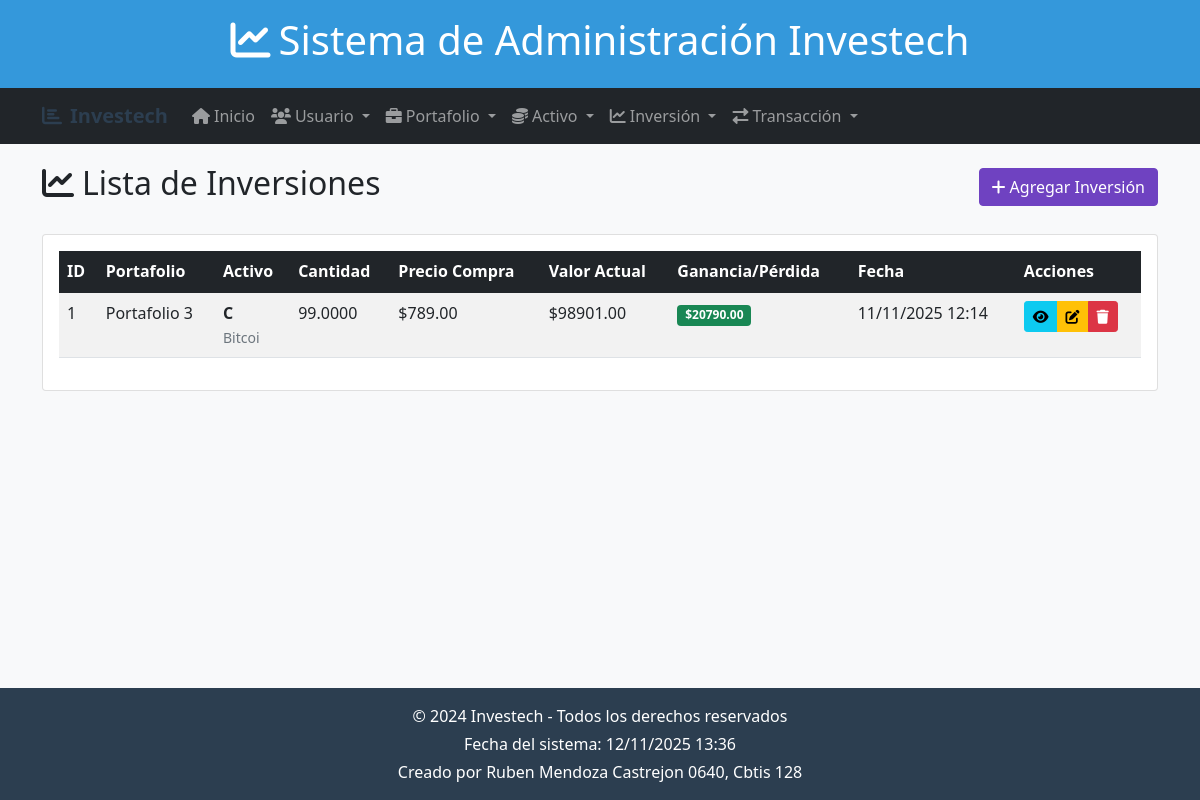
/inversiones/, run on the app's committed database.
### app_investech/models.py (models this page shows, shortened)
class Inversion(models.Model):
    portafolio = models.ForeignKey('Portafolio', on_delete=models.CASCADE, related_name='inversiones')
    activo = models.ForeignKey('Activo', on_delete=models.CASCADE, related_name='inversiones')
    cantidad = models.DecimalField(max_digits=12, decimal_places=4)
    precio_compra = models.DecimalField(max_digits=12, decimal_places=2)
    fecha = models.DateTimeField(auto_now_add=True)
    def valor_actual(self):
        return self.cantidad * self.activo.precio_actual
    def ganancia_perdida(self):
        return (self.activo.precio_actual - self.precio_compra) * self.cantidad

class Portafolio(models.Model):
    usuario = models.ForeignKey(Usuario, on_delete=models.CASCADE, related_name="portafolios")
    nombre = models.CharField(max_length=100)
    descripcion = models.TextField(blank=True)
    valor_total = models.DecimalField(max_digits=12, decimal_places=2, default=0.00)
    fecha_creacion = models.DateTimeField(auto_now_add=True)
    riesgo = models.CharField(max_length=50, choices=[('bajo', 'Bajo'), ('medio', 'Medio'), ('alto', 'Alto')])
    activos = models.ManyToManyField('Activo', related_name="portafolios")

class Activo(models.Model):
    nombre = models.CharField(max_length=100)
    tipo = models.CharField(max_length=50, choices=[
        ('accion', 'Acción'),
        ('bono', 'Bono'),
        ('cripto', 'Criptomoneda'),
        ('fondo', 'Fondo de inversión'),
        ('otro', 'Otro'),
    ])
    simbolo = models.CharField(max_length=10)
    precio_actual = models.DecimalField(max_digits=10, decimal_places=2)
    fecha_actualizacion = models.DateTimeField(auto_now=True)
    mercado = models.CharField(max_length=100)
    volatilidad = models.DecimalField(max_digits=5, decimal_places=2, help_text="Porcentaje de volatilidad")

### app_investech/views.py (the view)
# urls.py: path('inversiones/', views.inicio_inversion, name='inicio_inversion'),
def inicio_inversion(request):
    inversiones = Inversion.objects.all()
    return render(request, 'inversion/ver_inversion.html', {'inversiones': inversiones})

### app_investech/templates/inversion/ver_inversion.html (shortened to what this page needs)
{% extends 'base.html' %}
{% block content %}
<div class="d-flex justify-content-between align-items-center mb-4">
    <h2><i class="fas fa-chart-line me-2"></i>Lista de Inversiones</h2>
    <a href="{% url 'agregar_inversion' %}" class="btn btn-purple">
        <i class="fas fa-plus me-1"></i>Agregar Inversión
    </a>
</div>
<div class="card">
    <div class="card-body">
        {% if inversiones %}
        <div class="table-responsive">
            <table class="table table-striped table-hover">
                <thead class="table-dark">
                    <tr>
                        <th>ID</th>
                        <th>Portafolio</th>
                        <th>Activo</th>
                        <th>Cantidad</th>
                        <th>Precio Compra</th>
                        <th>Valor Actual</th>
                        <th>Ganancia/Pérdida</th>
                        <th>Fecha</th>
                        <th>Acciones</th>
                    </tr>
                </thead>
                <tbody>
                    {% for inversion in inversiones %}
                    <tr>
                        <td>{{ inversion.id }}</td>
                        <td>{{ inversion.portafolio.nombre }}</td>
                        <td>
                            <strong>{{ inversion.activo.simbolo }}</strong><br>
                            <small class="text-muted">{{ inversion.activo.nombre }}</small>
                        </td>
                        <td>{{ inversion.cantidad }}</td>
                        <td>${{ inversion.precio_compra }}</td>
                        <td>${{ inversion.valor_actual|floatformat:2 }}</td>
                        <td>
                            <span class="badge {% if inversion.ganancia_perdida >= 0 %}bg-success{% else %}bg-danger{% endif %}">
                                ${{ inversion.ganancia_perdida|floatformat:2 }}
                            </span>
                        </td>
                        <td>{{ inversion.fecha|date:"d/m/Y H:i" }}</td>
                        <td>
                            <div class="btn-group btn-group-sm">
                                <a href="#" class="btn btn-info" title="Ver">
                                    <i class="fas fa-eye"></i>
                                </a>
                                <a href="{% url 'actualizar_inversion' inversion.id %}" class="btn btn-warning" title="Editar">
                                    <i class="fas fa-edit"></i>
                                </a>
                                <a href="{% url 'borrar_inversion' inversion.id %}" class="btn btn-danger" title="Borrar">
                                    <i class="fas fa-trash"></i>
                                </a>
                            </div>
                        </td>
                    </tr>
                    {% endfor %}
                </tbody>
            </table>
        </div>
        {% endif %}
    </div>
</div>
{% endblock %}

### app_investech/templates/base.html (style rules this page uses)
body { background-color: #f8f9fa; min-height: 100vh; display: flex; flex-direction: column; }

### app_investech/templates/inversion/ver_inversion.html (style rules this page uses)
.btn-purple { background-color: #6f42c1; border-color: #6f42c1; color: white; }

### data on the page
Inversion: id "1", portafolio.nombre "Portafolio 3", activo.simbolo "C", activo.nombre "Bitcoi", cantidad "99.0000", precio_compra "789.00", valor_actual "98901.00", ganancia_perdida "20790.00", fecha "11/11/2025 12:14"
